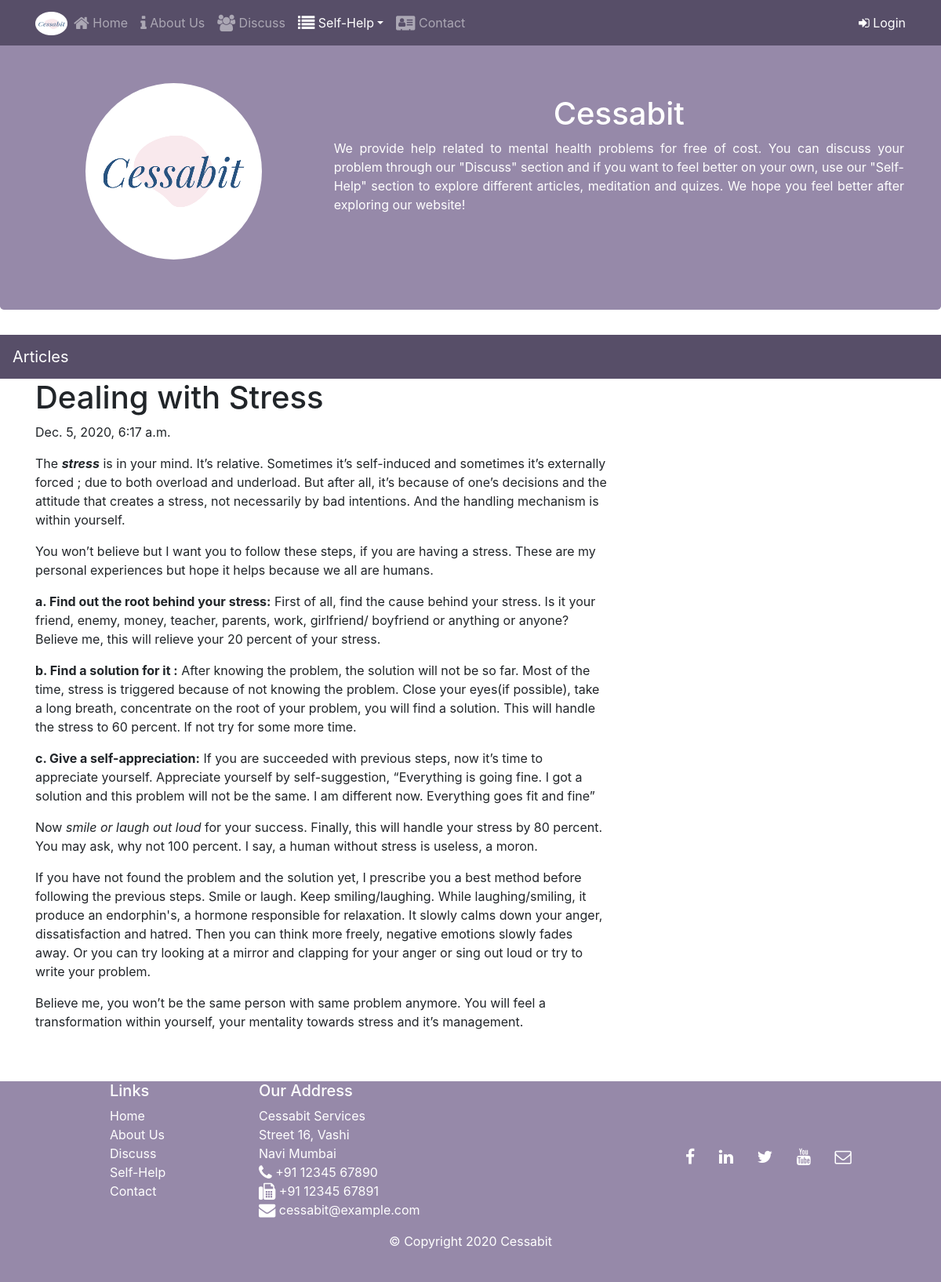
/article/post/23/, run on the app's committed database.
### article/models.py (models this page shows, shortened)
class Post(models.Model):
    author = models.ForeignKey('auth.User', on_delete=models.CASCADE)
    title = models.CharField(max_length=200)
    text=models.TextField()
    created_date = models.DateTimeField(default=timezone.now())
    published_date = models.DateTimeField(blank=True,null=True)

### article/views.py (the view)
# urls.py: path('post/<int:pk>/', views.PostDetailView.as_view(), name='post_detail'),
class PostDetailView(DetailView):
    model = Post

### article/templates/article/post_detail.html (shortened to what this page needs)
{% extends "basic_app/base.html" %}
{% load static %}
{% block content %}
<nav>
      <nav class="navbar navbar-dark navbar-expand-md fixed-top">
        <div class="container">
            <a class="navbar-brand mr-auto" href="{% url 'index' %}"><img src="{% static 'images/logo3.png' %}" height="30" width="41"></a>
            <div class="collapse navbar-collapse" id="Navbar">
            <ul class="navbar-nav mr-auto">
                <li class="nav-item"><a class="nav-link" href="{% url 'index' %}"><span class="fa fa-home fa-lg"></span> Home</a></li>
                <li class="nav-item"><a class="nav-link " href="{% url 'basic_app:about' %}"><span class="fa fa-info fa-lg"></span> About Us</a></li>
                <li class="nav-item"><a class="nav-link" href="{% url 'basic_app:discuss' %}"><span class="fa fa-users fa-lg"></span> Discuss</a></li>
                <li class="nav-item">
                  <div class="dropdown">
                    <a class="dropdown-toggle nav-link active" data-toggle="dropdown" href="#"><span class="fa fa-list fa-lg"></span> Self-Help</a>
                  </div>
                </li>
                <li class="nav-item"><a class="nav-link" href="{% url 'basic_app:contact' %}"><span class="fa fa-address-card fa-lg"></span> Contact</a></li>
            </ul>
            {% if user.is_authenticated %}
            <span class="navbar-text">
                <a href="{% url 'accounts:logout' %}" id="logoutButton">
                    <span class="fa fa-sign-in"></span> Logout
                </a>
            </span>
            {% else %}
            <span class="navbar-text">
                <a href="{% url 'accounts:login' %}" id="loginButton">
                    <span class="fa fa-sign-in"></span> Login
                </a>
            </span>
            {% endif %}
        </div>
        </div>
      </nav>
  </nav>
  <header class="jumbotron vertical-center header">
       <div class="container">
           <div class="row row-header">
             <div class="col-12 col-sm-4 align-self-center">
                 <div class="text-center">
                 <img src="{% static 'images/logo2.png' %}" class="img-fluid rounded-circle" id="logo">
                </div>
              </div>
               <div class="col-12 col-sm-8 header-text">
                   <h1>Cessabit</h1>
                   <p>We provide help related to mental health problems for free of cost. You can discuss your problem through our "Discuss" section and if you want to feel better on your own, use our "Self-Help" section to explore different articles, meditation and quizes. We hope you feel better after exploring our website!</p>
               </div>
           </div>
       </div>
   </header>
   <div class="navbar navbar-expand-lg navbar-dark techfont custom-navbar articlenav">
      <a class="navbar-brand bigbrand" href="{% url 'article:post_list' %}">Articles</a>
    </div>
   <div class="container">
     <div class="row">
       <div class="col-md-8">
         <div class="blog_posts">
           <h1 class="posttitile">{{post.title}}</h1>
            {% if post.published_date %}
              <div class="date postdate">
                {{post.published_date}}
              </div>
            {% else %}
              <a class="btn btn-success" href="{% url 'article:post_publish' pk=post.pk %}">Publish</a>
            {% endif %}
            <p Class='postcontent'>{{post.text|safe|linebreaksbr}}</p>
         </div>
       </div>
     </div>
   </div>
{% endblock %}

### basic_app/static/css/master.css (style rules this page uses)
h1 { color: #00000H; }
.header-text { margin-top: 5%; text-align: center; }
.header-text p { text-align: justify; }
nav, .articlenav { background-color: #574E68; }
.articlenav { background-color: #574E68; }
.header, .footer { background-color: #9689a9; color: #ffffff; }
#logo { margin-top: 12% }

### data on the page
Post: title "Dealing with Stress", published_date "Dec. 5, 2020, 6:17 a.m.", text "The stress is in your mind. It’s relative. Sometimes it’s self-induced and sometimes it’s externally forced ; due to both overload and underload. But after all, it’s because of one’s decisions and the attitude that creates a stress, not necessarily by bad intentions. And the handling mechanism is within yourself. You won’t believe but I want you to follow these steps, if you are having a stress. These are my personal experiences but hope it helps because we all are humans. a. Find out the root behind your stress: First of all, find the cause behind your stress. Is it your friend, enemy, money, teacher, parents, work, girlfriend/ boyfriend or anything or anyone? Believe me, this will relieve…"
